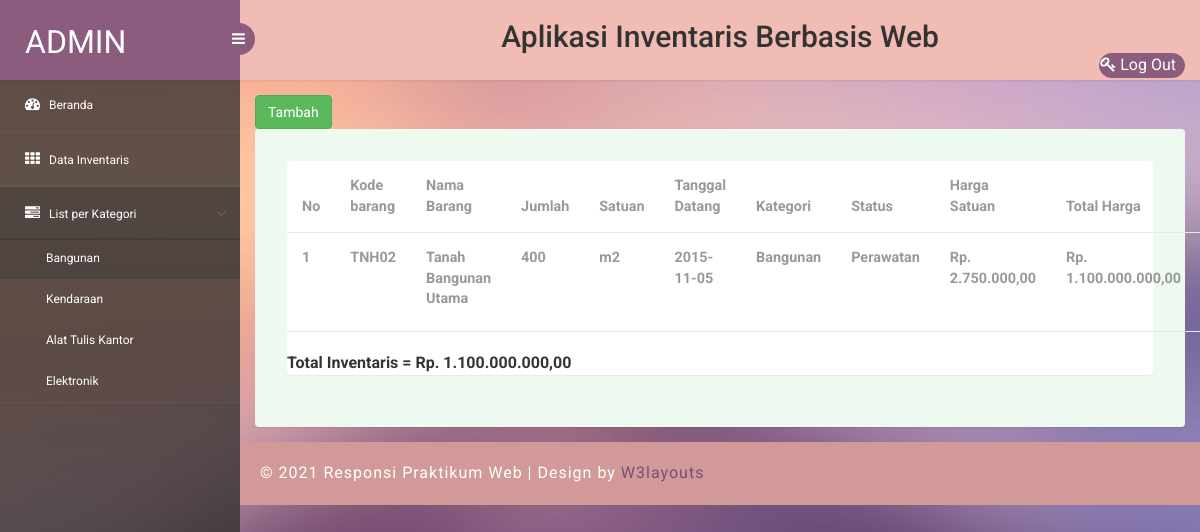
The page /list_bangunan.php (signed in) on the database its author committed.
### tables this page shows
CREATE TABLE `inventaris` (
  `kode_barang` varchar(10) NOT NULL,
  `nama_barang` varchar(30) NOT NULL,
  `jumlah` int(11) NOT NULL,
  `satuan` varchar(15) NOT NULL,
  `tgl_datang` date DEFAULT NULL,
  `kategori` varchar(20) NOT NULL,
  `status_barang` varchar(20) NOT NULL,
  `harga` int(20) NOT NULL
);

### list_bangunan.php (the view, shortened to what this page needs)
<?php
  $username = $_SESSION['username'];
?>
<!DOCTYPE html>
<head>
<link rel="stylesheet" href="css/bootstrap.min.css" >
<link href="css/style.css" rel='stylesheet' type='text/css' />
<link href="css/style-responsive.css" rel="stylesheet"/>
<link rel="stylesheet" href="css/font.css" type="text/css"/>
<link href="css/font-awesome.css" rel="stylesheet">
</head>
<body>
<section id="container">
<header class="header fixed-top clearfix">
<div class="brand">
    <a href="index.php" class="logo">
        <?php echo $username ?>
    </a>
    <div class="sidebar-toggle-box">
        <div class="fa fa-bars"></div>
    </div>
</div>
<div class="top-nav clearfix">
    <div class="judul">
        <center><h2>Aplikasi Inventaris Berbasis Web</h2></center>
    </div>
    <ul class="nav pull-right top-menu">
        <li class="extended">
                <a href="login.php"><i class="fa fa-key"></i> Log Out</a>
        </li>
    </ul>
</div>
</header>
<aside>
    <div id="sidebar" class="nav-collapse">
        <div class="leftside-navigation">
            <ul class="sidebar-menu" id="nav-accordion">
                <li>
                    <a href="index.php">
                        <i class="fa fa-dashboard"></i>
                        <span>Beranda</span>
                    </a>
                </li>
                <li class="sub-menu">
                    <a href="data_inventaris.php">
                        <i class="fa fa-th"></i>
                        <span>Data Inventaris</span>
                    </a>
                </li>
                <li class="sub-menu">
                    <a class="active" href="javascript:;">
                        <i class="fa fa-tasks"></i>
                        <span>List per Kategori</span>
                    </a>
                    <ul class="sub">
                        <li><a class="active" href="list_bangunan.php">Bangunan</a></li>
                        <li><a href="list_kendaraan.php">Kendaraan</a></li>
						<li><a href="list_alat_tulis.php">Alat Tulis Kantor</a></li>
                        <li><a href="list_elektronik.php">Elektronik</a></li>
                    </ul>
                </li>
            </ul>            </div>
    </div>
</aside>
<section id="main-content">
	<section class="wrapper">
        <div class="col-6">
            <a class="btn btn-success" class="btn btn-primary" href="tambah_inventaris.php" role="button"><i class="icon_plus_alt2"></i>Tambah</a>
        </div>
		<div class="table-agile-info">
 <div class="panel panel-default">
    <div>
      <table class="table" ui-jq="footable" ui-options='{
        "paging": {
          "enabled": true
        },
        "filtering": {
          "enabled": true
        },
        "sorting": {
          "enabled": true
        }}'>
        <thead>
          <tr>
            <th>No</th>
            <th>Kode barang</th>
            <th>Nama Barang</th>
            <th>Jumlah</th>
            <th>Satuan</th>
            <th>Tanggal Datang</th>
            <th>Kategori</th>
            <th>Status</th>
            <th>Harga Satuan</th>
            <th>Total Harga</th>
            <th>Aksi</th>
          </tr>
        </thead>
        <tbody>
          <?php
            include 'koneksi.php';
            $query = mysqli_query($konek, "SELECT * FROM inventaris WHERE kategori IN ('Bangunan')");
            $nomor = 0;
            $total_inventaris = 0;
            while($data=mysqli_fetch_array($query))
            {$nomor++;
            $total_harga = $data['jumlah'] * $data['harga'];
            $total_inventaris += $total_harga;
            $harga = "Rp. " . number_format($data['harga'], 2, ",",".");
            $total_harga = "Rp. " . number_format($total_harga, 2, ",",".");
            ?>
            <tr>
              <th><?php echo $nomor?></th>
              <th><?php echo $data['kode_barang'];?></th>
              <th><?php echo $data['nama_barang'];?></th>
              <th><?php echo $data['jumlah'];?></th>
              <th><?php echo $data['satuan'];?></th>
              <th><?php echo $data['tgl_datang'];?></th>
              <th><?php echo $data['kategori'];?></th>
              <th><?php echo $data['status_barang'];?></th>
              <th><?php echo $harga;?></th>
              <th><?php echo $total_harga?></th>
              <th><a class="btn btn-success" href=edit_data.php?kode_barang=<?php echo $data['kode_barang'];?>><i>Edit</i></a>
            </tr>
          <?php } ?>
        </tbody>
      </table>
      <b>Total Inventaris = <?php echo " Rp. " . number_format($total_inventaris, 2, ",", ".");?></b>
    </div>
  </div>
</div>
</section>
 <div class="footer">
    <div class="wthree-copyright">
      <p>© 2021 Responsi Praktikum Web | Design by <a href="http://w3layouts.com">W3layouts</a></p>
    </div>
  </div>
</section>
</section>
</body>
</html>

### rows shown on the page
inventaris: kode_barang "TNH02", nama_barang "Tanah Bangunan Utama", jumlah "400", satuan "m2", tgl_datang "2015-11-05", kategori "Bangunan", status_barang "Perawatan", harga "Rp. 2.750.000,00", total_harga "Rp. 1.100.000.000,00"

### other values the page prints
$username "ADMIN"
$total_inventaris "1.100.000.000,00"
